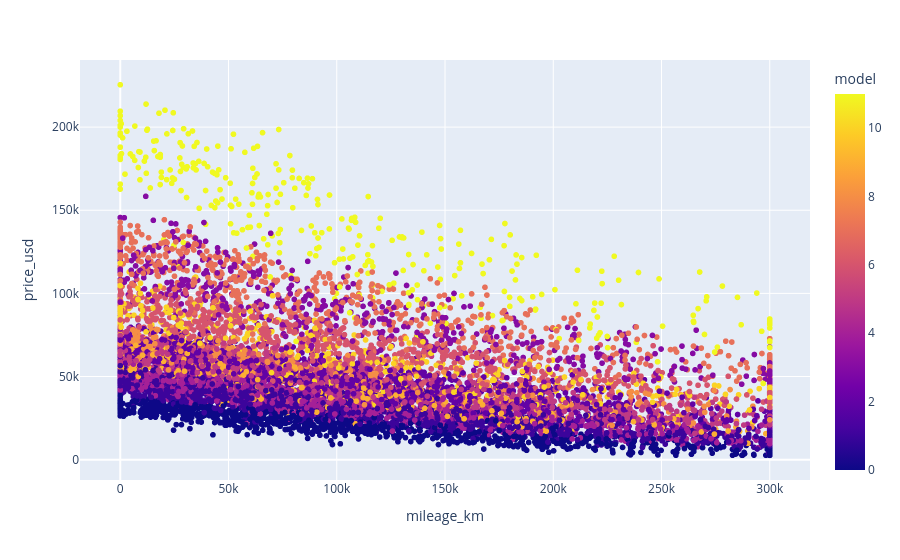
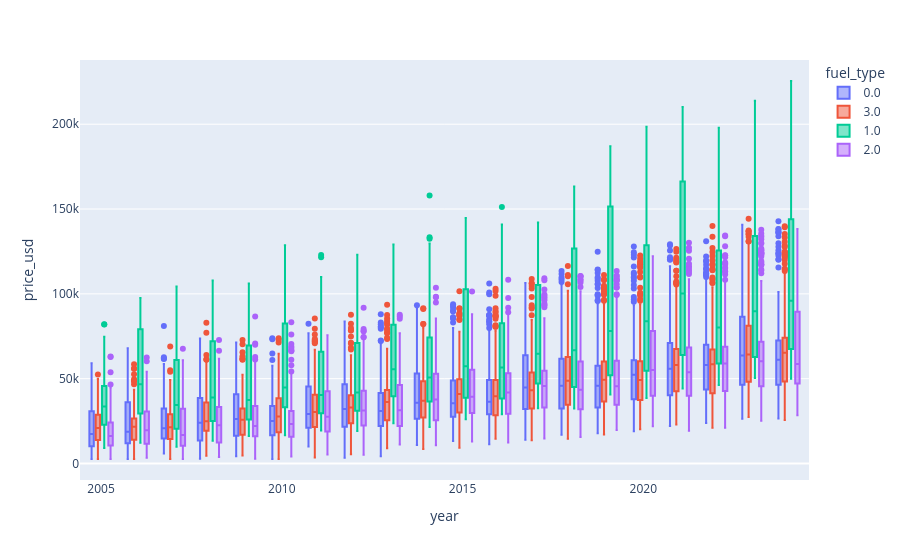

Notebook code cell kept with these figures, in order:
### Code cell
import plotly.express as px

df = pd.read_csv("bmw_cars_market_dataset_cleaned.csv")

# Interactive scatter plot: Price vs Mileage
fig = px.scatter(df, x="mileage_km", y="price_usd", color="model",
                 hover_data=["year", "fuel_type", "transmission"])
fig.show()

# Interactive box plot: Price by Year
fig = px.box(df, x="year", y="price_usd", color="fuel_type")
fig.show()

### Figure 1 — Plotly figure (JSON) as saved in the notebook; plotly's stock layout.template omitted (floating-point values rounded to 4 significant figures; data arrays with more than 128 entries replaced by an {"elided": "..."} marker saying what was removed)
{"data": [{"customdata": {"elided": "10000x3 float values"}, "hovertemplate": "mileage_km=%{x}<br>price_usd=%{y}<br>year=%{customdata[0]}<br>fuel_type=%{customdata[1]}<br>transmission=%{customdata[2]}<br>model=%{marker.color}<extra></extra>", "legendgroup": "", "marker": {"color": {"elided": "10000 float values"}, "coloraxis": "coloraxis", "symbol": "circle"}, "mode": "markers", "name": "", "showlegend": false, "type": "scattergl", "x": {"elided": "10000 float values"}, "xaxis": "x", "y": {"elided": "10000 float values"}, "yaxis": "y"}], "layout": {"coloraxis": {"colorbar": {"title": {"text": "model"}}, "colorscale": [[0, "#0d0887"], [0.1111, "#46039f"], [0.2222, "#7201a8"], [0.3333, "#9c179e"], [0.4444, "#bd3786"], [0.5556, "#d8576b"], [0.6667, "#ed7953"], [0.7778, "#fb9f3a"], [0.8889, "#fdca26"], [1, "#f0f921"]]}, "legend": {"tracegroupgap": 0}, "margin": {"t": 60}, "xaxis": {"anchor": "y", "domain": [0, 1], "title": {"text": "mileage_km"}}, "yaxis": {"anchor": "x", "domain": [0, 1], "title": {"text": "price_usd"}}}}

### Figure 2 — Plotly figure (JSON) as saved in the notebook; plotly's stock layout.template omitted (floating-point values rounded to 4 significant figures; data arrays with more than 128 entries replaced by an {"elided": "..."} marker saying what was removed)
{"data": [{"alignmentgroup": "True", "hovertemplate": "fuel_type=0.0<br>year=%{x}<br>price_usd=%{y}<extra></extra>", "legendgroup": "0.0", "marker": {"color": "#636efa"}, "name": "0.0", "notched": false, "offsetgroup": "0.0", "orientation": "v", "showlegend": true, "type": "box", "x": {"elided": "2748 float values"}, "x0": " ", "xaxis": "x", "y": {"elided": "2748 float values"}, "y0": " ", "yaxis": "y"}, {"alignmentgroup": "True", "hovertemplate": "fuel_type=3.0<br>year=%{x}<br>price_usd=%{y}<extra></extra>", "legendgroup": "3.0", "marker": {"color": "#EF553B"}, "name": "3.0", "notched": false, "offsetgroup": "3.0", "orientation": "v", "showlegend": true, "type": "box", "x": {"elided": "3286 float values"}, "x0": " ", "xaxis": "x", "y": {"elided": "3286 float values"}, "y0": " ", "yaxis": "y"}, {"alignmentgroup": "True", "hovertemplate": "fuel_type=1.0<br>year=%{x}<br>price_usd=%{y}<extra></extra>", "legendgroup": "1.0", "marker": {"color": "#00cc96"}, "name": "1.0", "notched": false, "offsetgroup": "1.0", "orientation": "v", "showlegend": true, "type": "box", "x": {"elided": "1289 float values"}, "x0": " ", "xaxis": "x", "y": {"elided": "1289 float values"}, "y0": " ", "yaxis": "y"}, {"alignmentgroup": "True", "hovertemplate": "fuel_type=2.0<br>year=%{x}<br>price_usd=%{y}<extra></extra>", "legendgroup": "2.0", "marker": {"color": "#ab63fa"}, "name": "2.0", "notched": false, "offsetgroup": "2.0", "orientation": "v", "showlegend": true, "type": "box", "x": {"elided": "2677 float values"}, "x0": " ", "xaxis": "x", "y": {"elided": "2677 float values"}, "y0": " ", "yaxis": "y"}], "layout": {"boxmode": "group", "legend": {"title": {"text": "fuel_type"}, "tracegroupgap": 0}, "margin": {"t": 60}, "xaxis": {"anchor": "y", "domain": [0, 1], "title": {"text": "year"}}, "yaxis": {"anchor": "x", "domain": [0, 1], "title": {"text": "price_usd"}}}}
